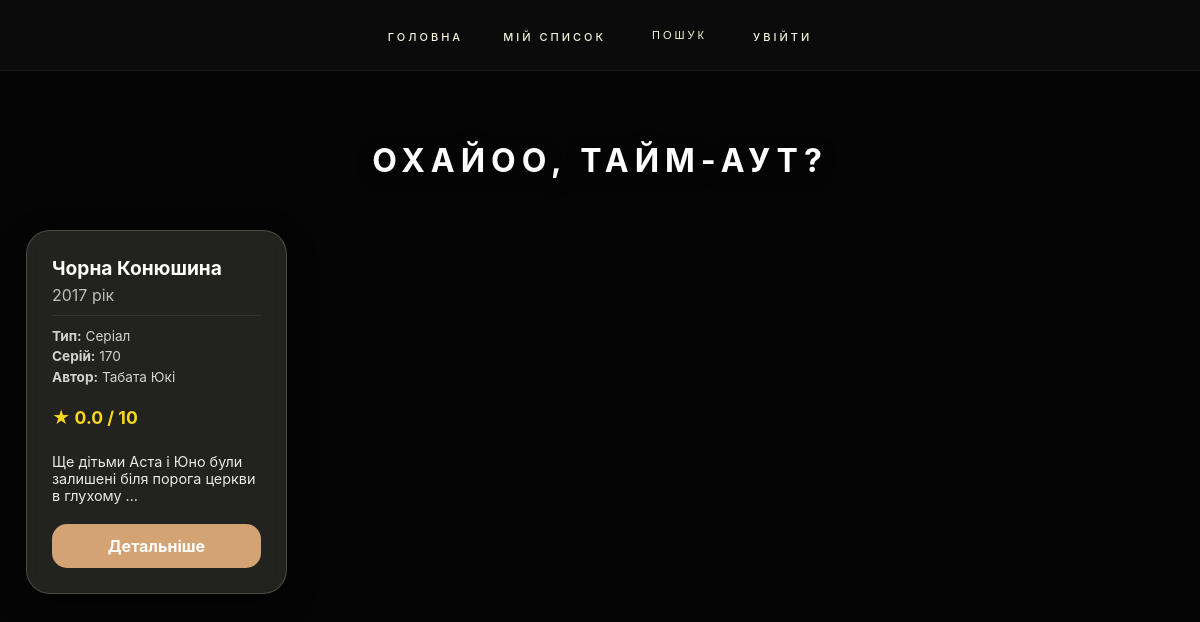
Before: /anime/ with the older database file.
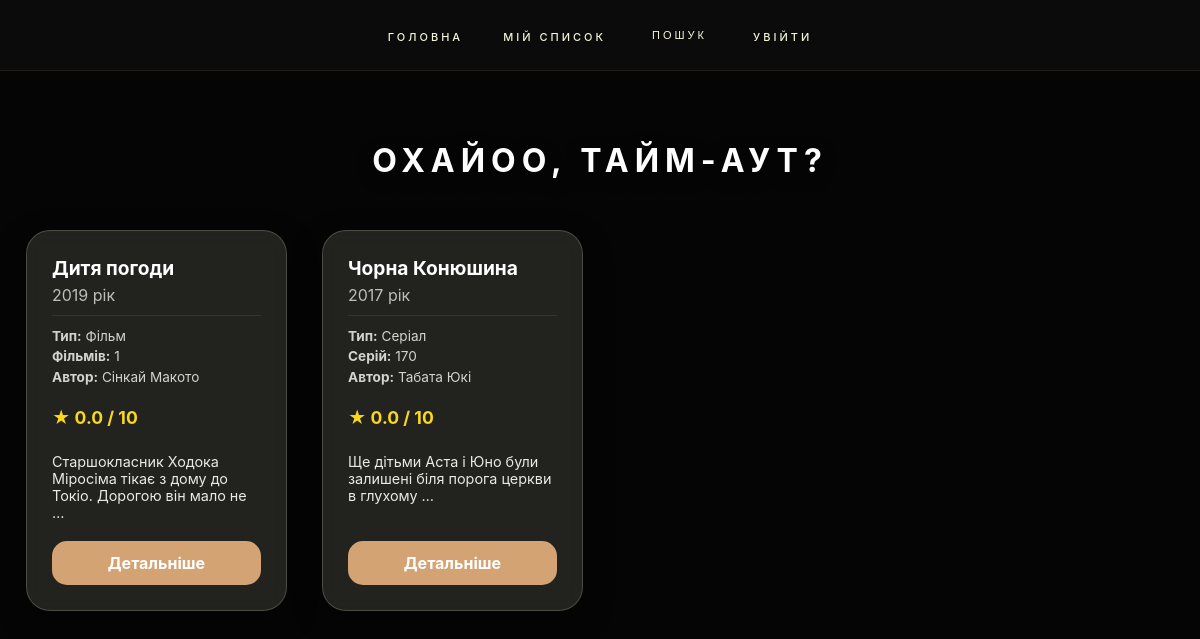
After: the same page with the newer database file.
### anime/models.py (models this page shows, shortened)
class Anime(models.Model):
    title = models.CharField("Назва", max_length=250)
    poster = models.ImageField("Постер", upload_to='images/posters')
    description = models.TextField("Опис", blank=True)
    age_rating = models.CharField(max_length=15, blank=True, null=True, verbose_name="Віковий рейтинг")
    related_anime = models.ManyToManyField('self', blank=True, verbose_name="Пов'язані тайтли")
    TYPE_CHOICES = [('TV', 'Серіал'), ('MOVIE', 'Фільм'), ('OVA', 'OVA')]
    anime_type = models.CharField("Тип", max_length=10, choices=TYPE_CHOICES, default='TV')
    episodes = models.PositiveIntegerField("Кількість серій", default=0)
    movies_count = models.PositiveIntegerField("Кількість фільмів", default=0)
    ova_count = models.IntegerField(default=0, verbose_name="Кількість OVA")
    genres = models.ManyToManyField(Genre, related_name="anime", verbose_name="Жанри")
    authors = models.ManyToManyField(Author, related_name="anime", verbose_name="Автори")
    dub_studios = models.ManyToManyField(DubStudio, related_name="anime", verbose_name="Студії дубляжу")
    release = models.DateField("Дата релізу")
    trailer_url = models.URLField("Посилання на трейлер", blank=True)
    rating = models.DecimalField(
        "Рейтинг",
        max_digits=3, decimal_places=1, default=0.0,
        validators=[MinValueValidator(0.0), MaxValueValidator(10.0)]
    )
    class Meta:
        verbose_name = "Аніме"
        verbose_name_plural = "Аніме"
        ordering = ['title']

class Author(models.Model):
    name = models.CharField("Автор", max_length=100)
    class Meta:
        verbose_name = "Автор"
        verbose_name_plural = "Автори"

### anime/views.py (the view, shortened to what this page needs)
# urls.py: path('', views.AnimeListView.as_view(), name='anime_list'),
class AnimeListView(ListView):
    model = Anime
    template_name = 'anime/anime_list.html'
    context_object_name = 'object_list'
    def get_queryset(self):
        qs = Anime.objects.all().order_by('-release')
        query = self.request.GET.get('q')
        genre_id = self.kwargs.get('genre_id')
        if genre_id:
            qs = qs.filter(genres__id=genre_id)
        year = self.kwargs.get('year')
        if year:
            qs = qs.filter(release__year=year)
        return qs
    def get_context_data(self, **kwargs):
        context = super().get_context_data(**kwargs)
        context['selected_genre'] = self.kwargs.get('genre_id')
        context['selected_year'] = self.kwargs.get('year')
        context['search_query'] = self.request.GET.get('q', '')
        if self.request.user.is_authenticated:
            context['user_watchlist_ids'] = list(
                UserAnime.objects.filter(user=self.request.user).values_list('anime_id', flat=True)
            )
        return context

### anime/templates/anime/anime_list.html (shortened to what this page needs)
{% extends 'base.html' %}
{% block content %}
<h1>{{ page_title|default:"Охайоо, тайм-аут?" }}</h1>
<ul class="anime-grid">
    {% for anime in object_list %}
        <li class="anime-card" style="animation-delay: 0.{{ forloop.counter0 }}s;">
            <strong class="anime-title">{{ anime.title }}</strong>
            <span style="opacity: 0.7;">{{ anime.release|date:"Y" }} рік</span>
            <div class="anime-meta">
                <div><strong>Тип:</strong> {{ anime.get_anime_type_display }}</div>
                {% if anime.anime_type == 'MOVIE' %}
                    <div><strong>Фільмів:</strong> {{ anime.movies_count|default:"1" }}</div>
                {% else %}
                    <div><strong>Серій:</strong> {{ anime.episodes }}</div>
                {% endif %}
                <div><strong>Автор:</strong>
                    {% for author in anime.authors.all %}
                        {{ author.name }}{% if not forloop.last %}, {% endif %}
                    {% empty %} Не вказано {% endfor %}
                </div>
            </div>
            <p class="rating">★ {{ anime.rating|default:"0.0" }} / 10</p>
            <p style="font-size: 0.9em; opacity: 0.9; margin-bottom: 20px;">
                {{ anime.description|truncatewords:12 }}
            </p>
            <a href="{% url 'anime:anime_detail' anime.pk %}" class="btn-detail">Детальніше</a>
        </li>
    {% empty %}
        <li style="grid-column: 1/-1; text-align: center; padding: 50px; opacity: 0; animation: widgetRise 0.5s forwards;">
            <p style="font-size: 1.5em; opacity: 0.5;">Ой, ми нічого не знайшли.. </p>
        </li>
    {% endfor %}
</ul>
{% endblock %}

Changed rows visible on the page:
added Anime: title "Дитя погоди", release "2019", anime_type "Фільм", movies_count "1", rating "0.0", description "Старшокласник Ходока Міросіма тікає з дому до Токіо. Дорогою він мало не …"
added Author: name "Сінкай Макото", shown under "Дитя погоди"
